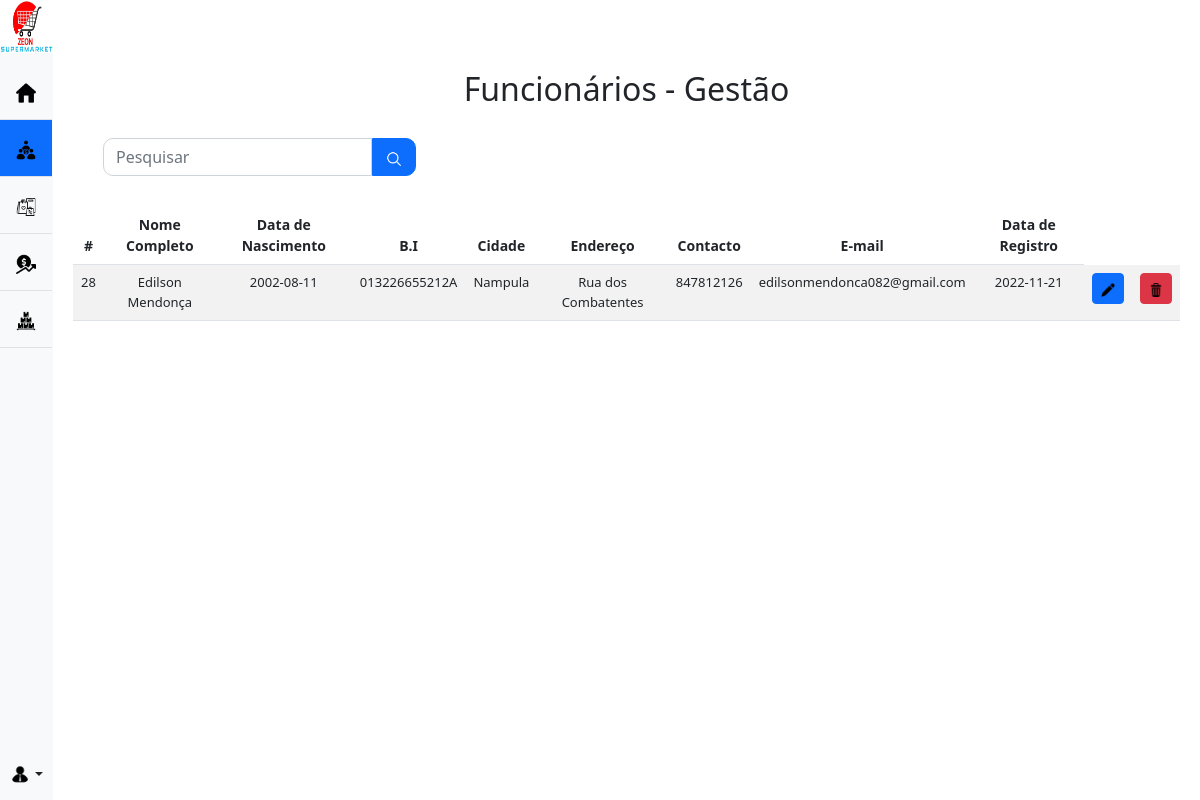
Page /manager/gestor.php (signed in) on the committed database.
### tables this page shows
CREATE TABLE `gestor` (
  `id_gestor` int(11) NOT NULL,
  `nome_completo` varchar(50) NOT NULL,
  `data_nascimento` date NOT NULL,
  `numero_bi` varchar(13) NOT NULL,
  `cidade` varchar(20) NOT NULL,
  `endereco` varchar(50) NOT NULL,
  `cell` int(9) NOT NULL,
  `cell_emergencia` int(9) NOT NULL,
  `email` varchar(40) NOT NULL,
  `pass` varchar(32) NOT NULL,
  `data_registro` date NOT NULL
);

### manager/gestor.php (the view, shortened to what this page needs)
<?php
include_once('../connect.php');
if (!empty($_GET['search'])) {
    $data = $_GET['search'];
    $sql = "SELECT * FROM gestor WHERE id_gestor LIKE '$data' or nome_completo LIKE '%$data%' or cidade LIKE '%$data%' ORDER BY id_gestor DESC";
}else{
    $sql = "SELECT * FROM gestor ORDER BY id_gestor DESC";
}
$result = $mysqli->query($sql);
?>
<!DOCTYPE html>
<html lang="en">
<head>
    <link href="../css/bootstrap.min.css" rel="stylesheet">
</head>
<body>
    <main class="d-flex flex-nowrap">
        <div class="d-flex flex-column flex-shrink-0 bg-light text-center" style="width: 3.5%; min-width: 53px;">
            <ul class="nav nav-pills nav-flush mb-auto">
                <li class="nav-item">
                        <img src="../icon/logo.jpg" style="width: 53px; height: 53px; margin-bottom:10px">
                </li>
                <li class="nav-item">
                    <a href="homepage_gestor.php" class="nav-link py-3 border-bottom rounded-0" aria-current="page" data-bs-toggle="tooltip" data-bs-placement="right" aria-label="Home" data-bs-original-title="Home">
                        <img src="../icon/home0.png" style="width: 20px; height: 20px;">
                    </a>
                </li>
                <li class="nav-item">
                    <a href="collabs.php" class="nav-link active py-3 border-bottom rounded-0" aria-current="page" data-bs-toggle="tooltip" data-bs-placement="right" aria-label="Colaboradores" data-bs-original-title="Colaboradores">
                        <img src="../icon/collabs.png" style="width: 20px; height: 20px;">
                    </a>
                </li>
                <li class="nav-item">
                    <a href="produtos.php" class="nav-link py-3 border-bottom rounded-0" aria-current="page" data-bs-toggle="tooltip" data-bs-placement="right" aria-label="Produtos" data-bs-original-title="Produtos">
                        <img src="../icon/produtos.png" style="width: 20px; height: 20px;">
                    </a>
                </li>
                <li class="nav-item">
                    <a href="vendas.php" class="nav-link py-3 border-bottom rounded-0" aria-current="page" data-bs-toggle="tooltip" data-bs-placement="right" aria-label="Vendas" data-bs-original-title="Vendas">
                        <img src="../icon/venda.png" style="width: 20px; height: 20px;">
                    </a>
                </li>
                <li class="nav-item">
                    <a href="stock.php" class="nav-link py-3 border-bottom rounded-0" aria-current="page" data-bs-toggle="tooltip" data-bs-placement="right" aria-label="Estoque" data-bs-original-title="Estoque">
                        <img src="../icon/stock.png" style="width: 20px; height: 20px;">
                    </a>
                </li>
            </ul>
            <div class="dropdown">
                <a href="#" class="d-flex align-items-center justify-content-center p-3 link-dark text-decoration-none dropdown-toggle" data-bs-toggle="dropdown" aria-expanded="false">
                    <img src="../icon/gestor.png" style="width: 20px; height: 20px;" class="rounded-circle">
                </a>
            </div>
        </div>
        <div class="text-center" style="width: 100vw; height: 100%; min-height: 100vh;">
            <h2 style="margin-top: 70px;">Funcionários - Gestão</h2>
            <div class="box-search" style="display: flex; justify-content:left; margin: 30px 20px 30px 50px;">
                <input type="search" class="form-control w-25" id="pesquisar" placeholder="Pesquisar" style="border-radius: 10px 0 0 10px;">
                <button onclick="searchData()" class="btn btn-primary" style="border-radius: 0 10px 10px 0"><img src="../icon/lupa.png" height=18 width=18></button>
            </div>
            <div class="bd-example-snippet bd-code-snippet" style="margin: 30px 20px 30px 20px;">
                <div class="bd-example text-center">
                    <table class="table table-striped">
                        <thead style="font-size: 14px">
                            <tr>
                                <th scope="col">#</th>
                                <th scope="col">Nome Completo</th>
                                <th scope="col">Data de Nascimento</th>
                                <th scope="col">B.I</th>
                                <th scope="col">Cidade</th>
                                <th scope="col">Endereço</th>
                                <th scope="col">Contacto</th>
                                <th scope="col">E-mail</th>
                                <th scope="col">Data de Registro</th>
                            </tr>
                        </thead>
                        <tbody style="font-size: 13px">
                            <?php
                            while ($gestor_data = mysqli_fetch_assoc($result)) {
                                echo "<tr>";
                                echo "<td>" . $gestor_data['id_gestor'] . "</td>";
                                echo "<td>" . $gestor_data['nome_completo'] . "</td>";
                                echo "<td>" . $gestor_data['data_nascimento'] . "</td>";
                                echo "<td>" . $gestor_data['numero_bi'] . "</td>";
                                echo "<td>" . $gestor_data['cidade'] . "</td>";
                                echo "<td>" . $gestor_data['endereco'] . "</td>";
                                echo "<td>" . $gestor_data['cell'] . "</td>";
                                echo "<td>" . $gestor_data['email'] . "</td>";
                                echo "<td>" . $gestor_data['data_registro'] . "</td>";
                                echo "<td>
                                    <a class='btn btn-sm btn-primary' href='edicao/editar_gestor.php?id_gestor=$gestor_data[id_gestor]'><img src='../icon/edit.png' width=14 height:14></a>
                                </td>";
                                echo "<td>
                                    <a class='btn btn-sm btn-danger' href='edicao/delete_gestor.php?id_gestor=$gestor_data[id_gestor]'><img src='../icon/lixeira.png' width=14 height:14></a>
                                </td>";
                                echo "</tr>";
                            }
                            ?>
                        </tbody>
                    </table>
                </div>
            </div>
        </div>
    </main>
</body>
</html>

### rows in the picture
gestor: id_gestor "28", nome_completo "Edilson Mendonça", data_nascimento "2002-08-11", numero_bi "013226655212A", cidade "Nampula", endereco "Rua dos Combatentes", cell "847812126", email "edilsonmendonca082@gmail.com", data_registro "2022-11-21"
